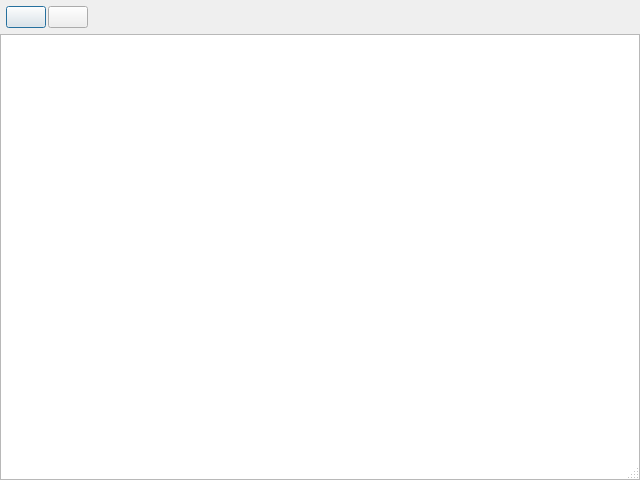
<?xml version="1.0" encoding="UTF-8"?>
<ui version="4.0">
 <class>HtmlViewer</class>
 <widget class="QDialog" name="HtmlViewer">
  <property name="geometry">
   <rect>
    <x>0</x>
    <y>0</y>
    <width>640</width>
    <height>480</height>
   </rect>
  </property>
  <property name="windowTitle">
   <string>Html Viewer</string>
  </property>
  <property name="sizeGripEnabled">
   <bool>true</bool>
  </property>
  <layout class="QVBoxLayout" name="verticalLayout">
   <property name="spacing">
    <number>0</number>
   </property>
   <property name="leftMargin">
    <number>0</number>
   </property>
   <property name="topMargin">
    <number>0</number>
   </property>
   <property name="rightMargin">
    <number>0</number>
   </property>
   <property name="bottomMargin">
    <number>0</number>
   </property>
   <item>
    <layout class="QHBoxLayout" name="horizontalLayout">
     <property name="spacing">
      <number>2</number>
     </property>
     <property name="leftMargin">
      <number>6</number>
     </property>
     <property name="topMargin">
      <number>6</number>
     </property>
     <property name="rightMargin">
      <number>6</number>
     </property>
     <property name="bottomMargin">
      <number>6</number>
     </property>
     <item>
      <widget class="QPushButton" name="backbutton">
       <property name="text">
        <string/>
       </property>
       <property name="icon">
        <iconset resource="wombatregistry.qrc">
         <normaloff>:/bar/previous</normaloff>:/bar/previous</iconset>
       </property>
       <property name="iconSize">
        <size>
         <width>32</width>
         <height>32</height>
        </size>
       </property>
      </widget>
     </item>
     <item>
      <widget class="QPushButton" name="forbutton">
       <property name="text">
        <string/>
       </property>
       <property name="icon">
        <iconset resource="wombatregistry.qrc">
         <normaloff>:/bar/next</normaloff>:/bar/next</iconset>
       </property>
       <property name="iconSize">
        <size>
         <width>32</width>
         <height>32</height>
        </size>
       </property>
      </widget>
     </item>
     <item>
      <spacer name="horizontalSpacer">
       <property name="orientation">
        <enum>Qt::Horizontal</enum>
       </property>
       <property name="sizeHint" stdset="0">
        <size>
         <width>40</width>
         <height>20</height>
        </size>
       </property>
      </spacer>
     </item>
    </layout>
   </item>
   <item>
    <widget class="QTextBrowser" name="textbrowser">
     <property name="undoRedoEnabled">
      <bool>false</bool>
     </property>
     <property name="acceptRichText">
      <bool>false</bool>
     </property>
    </widget>
   </item>
  </layout>
 </widget>
 <resources>
  <include location="wombatregistry.qrc"/>
 </resources>
 <connections/>
</ui>
